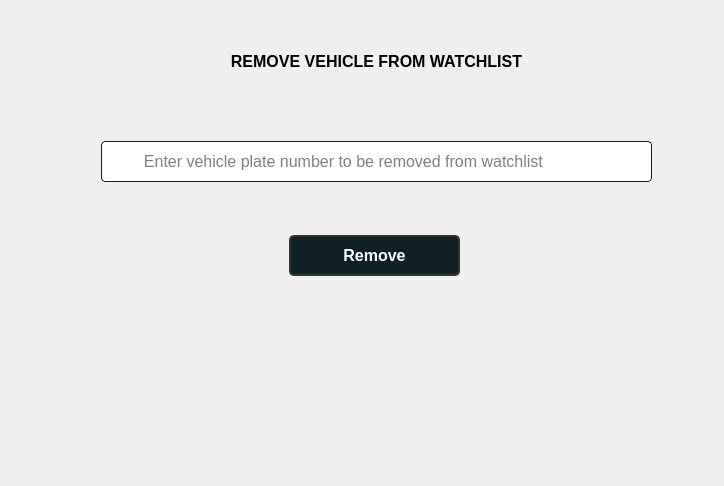
               <widget class="QWidget" name="remove_watchlist">
                <layout class="QGridLayout" name="gridLayout_11">
                 <item row="0" column="0">
                  <widget class="QFrame" name="frame_3">
                   <property name="minimumSize">
                    <size>
                     <width>702</width>
                     <height>464</height>
                    </size>
                   </property>
                   <property name="maximumSize">
                    <size>
                     <width>702</width>
                     <height>464</height>
                    </size>
                   </property>
                   <property name="cursor">
                    <cursorShape>PointingHandCursor</cursorShape>
                   </property>
                   <property name="styleSheet">
                    <string notr="true">background:transparent;</string>
                   </property>
                   <property name="frameShape">
                    <enum>QFrame::StyledPanel</enum>
                   </property>
                   <property name="frameShadow">
                    <enum>QFrame::Raised</enum>
                   </property>
                   <widget class="QLabel" name="label_12">
                    <property name="geometry">
                     <rect>
                      <x>150</x>
                      <y>30</y>
                      <width>431</width>
                      <height>41</height>
                     </rect>
                    </property>
                    <property name="text">
                     <string>&lt;html&gt;&lt;head/&gt;&lt;body&gt;&lt;p align=&quot;center&quot;&gt;&lt;span style=&quot; font-size:12pt; font-weight:600;&quot;&gt;REMOVE VEHICLE FROM WATCHLIST&lt;/span&gt;&lt;/p&gt;&lt;/body&gt;&lt;/html&gt;</string>
                    </property>
                   </widget>
                   <widget class="QLineEdit" name="search_box_2">
                    <property name="enabled">
                     <bool>true</bool>
                    </property>
                    <property name="geometry">
                     <rect>
                      <x>90</x>
                      <y>130</y>
                      <width>551</width>
                      <height>41</height>
                     </rect>
                    </property>
                    <property name="minimumSize">
                     <size>
                      <width>400</width>
                      <height>25</height>
                     </size>
                    </property>
                    <property name="maximumSize">
                     <size>
                      <width>500000</width>
                      <height>250000</height>
                     </size>
                    </property>
                    <property name="font">
                     <font>
                      <family>Segoe UI</family>
                      <pointsize>12</pointsize>
                     </font>
                    </property>
                    <property name="styleSheet">
                     <string notr="true">QLineEdit {
 color:black;
 border:1px solid #0f2027;
 border-radius:4px;
 background:#ffffff;
}
QLineEdit:hover {

 border:2px solid  #33cc33;
 border-radius:4px;
 background: #ffffff;
}
QLineEdit:disabled {

 border:2px solid#0f2027;
 border-radius:4px;
 background:#0f2027;
}</string>
                    </property>
                    <property name="placeholderText">
                     <string>         Enter vehicle plate number to be removed from watchlist</string>
                    </property>
                    <property name="clearButtonEnabled">
                     <bool>true</bool>
                    </property>
                   </widget>
                   <widget class="QPushButton" name="btn_search_3">
                    <property name="geometry">
                     <rect>
                      <x>278</x>
                      <y>224</y>
                      <width>171</width>
                      <height>41</height>
                     </rect>
                    </property>
                    <property name="minimumSize">
                     <size>
                      <width>69</width>
                      <height>25</height>
                     </size>
                    </property>
                    <property name="maximumSize">
                     <size>
                      <width>690</width>
                      <height>205</height>
                     </size>
                    </property>
                    <property name="font">
                     <font>
                      <family>Arial</family>
                      <pointsize>12</pointsize>
                      <weight>75</weight>
                      <bold>true</bold>
                     </font>
                    </property>
                    <property name="cursor">
                     <cursorShape>PointingHandCursor</cursorShape>
                    </property>
                    <property name="toolTip">
                     <string>click to remove vehicle from watchlist.</string>
                    </property>
                    <property name="styleSheet">
                     <string notr="true">QPushButton {
	border: 2px solid rgb(51,51,51);
	border-radius: 5px;	
	color:rgb(255,255,255);
	background-color:#0f2027;
}
QPushButton:hover {
	border: 2px solid rgb(0,143,150);
	background-color: red;
}
QPushButton:pressed {	
	border: 2px solid rgb(0,143,150);
	background-color: rgb(51,51,51);
}

QPushButton:disabled {	
	border-radius: 5px;	
	border: 2px solid rgb(112,112,112);
	background-color: rgb(112,112,112);
}</string>
                    </property>
                    <property name="text">
                     <string>Remove</string>
                    </property>
                   </widget>
                  </widget>
                 </item>
                </layout>
               </widget>
